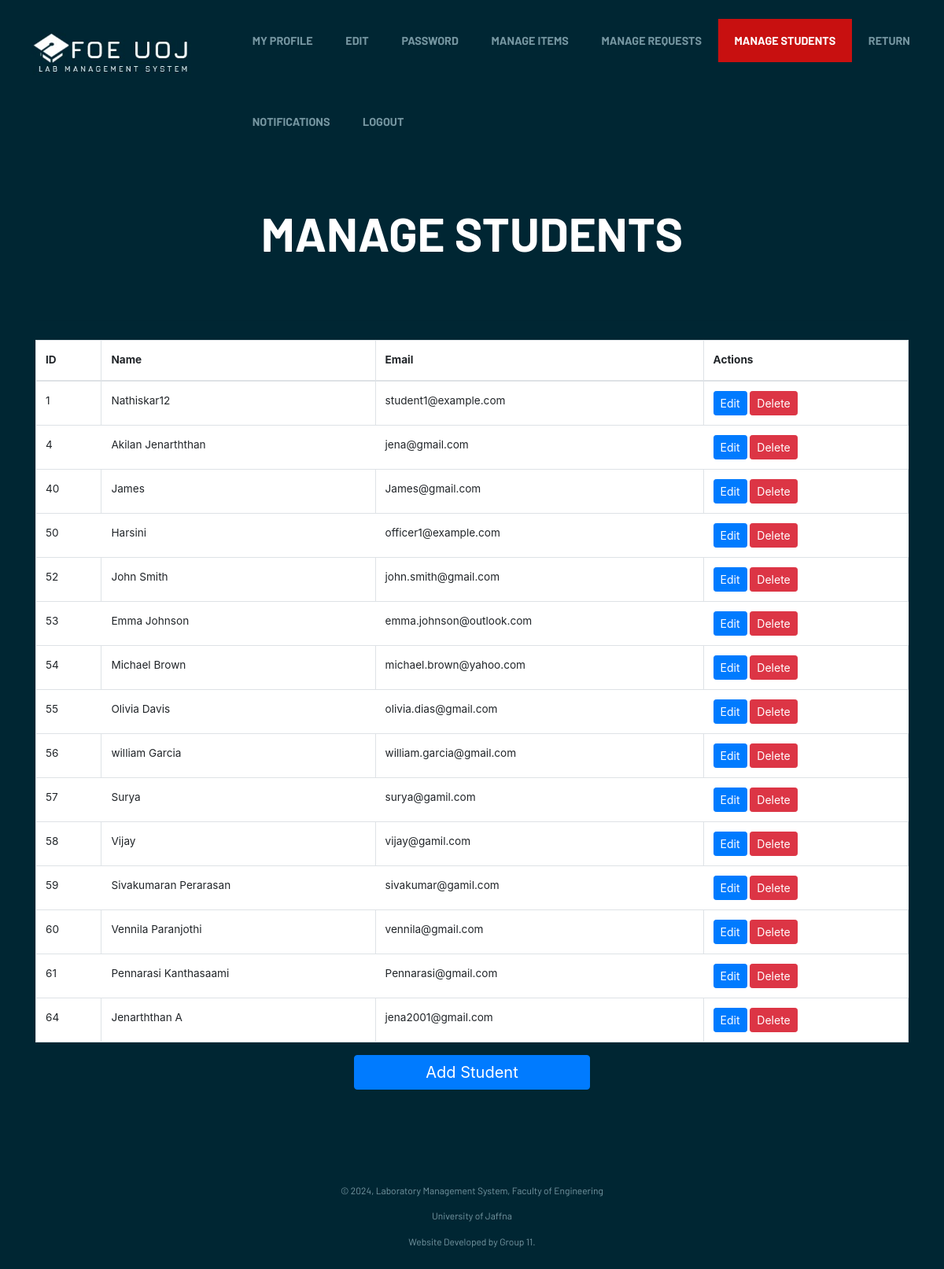
Page /FOE_LMS/tech_officer/manage_students.php (signed in) on the committed database.
### tables this page shows
CREATE TABLE `student` (
  `student_id` int(11) NOT NULL,
  `email` varchar(255) NOT NULL,
  `password` varchar(255) NOT NULL,
  `name` varchar(255) NOT NULL
);

### FOE_LMS/tech_officer/manage_students.php (the view, shortened to what this page needs)
<?php
$connection = mysqli_connect("localhost", "root", "", "lab");
$query = "SELECT * FROM Student";
$result = mysqli_query($connection, $query);
?>
<!DOCTYPE html>
<html lang="en">
<head>
      <link rel="stylesheet" href="../assets/css/components.css">
      <link rel="stylesheet" href="../assets/css/icons.css">
      <link rel="stylesheet" href="../assets/css/responsee.css">
      <link rel="stylesheet" href="../assets/owl-carousel/owl.carousel.css">
      <link rel="stylesheet" href="../assets/owl-carousel/owl.theme.css">
      <link rel="stylesheet" href="../assets/css/template-style.css">
      <link href="https://cdn.jsdelivr.net/npm/bootstrap@5.3.0-alpha1/dist/css/bootstrap.min.css" rel="stylesheet">
      <link href="https://cdnjs.cloudflare.com/ajax/libs/font-awesome/5.15.4/css/all.min.css" rel="stylesheet">
      <link rel="stylesheet" type="text/css" href="https://stackpath.bootstrapcdn.com/bootstrap/4.4.1/css/bootstrap.min.css">
</head>
<body>
<body class="size-1520 primary-color-red background-dark">
      <header class="grid">
        <nav class="s-12 grid background-none background-primary-hightlight">
           <a href="officer_dashboard.php" class="m-12 l-3 padding-2x logo">
           <img src="../assets/img/logo.jpg">
           </a>
           <div class="top-nav s-12 l-9">
              <ul class="top-ul right chevron">
              <li><a href="officer_dashboard.php">My Profile</a></li>
                <li><a href="edit_profile.php">Edit</a></li>
                <li><a href="change_password.php">Password</a></li>
                <li><a href="manage_items.php">Manage Items</a></li>
                <li><a href="manage_requests.php">Manage Requests</a></li>
                <li><a href="manage_students.php">Manage Students</a></li>
                <li><a href="return_items.php">Return</a></li>
                <li><a href="notifications.php">Notifications</a></li>
                <li><a href="#" onclick="confirmLogout()">Logout</a></li>
              </ul>
           </div>
        </nav>
      </header>
      <head>
<div class="container">
<header class="grid">
        	<div class="s-12 padding-2x">
            <h1 class="text-strong text-white text-center center text-size-60 text-uppercase margin-bottom-20">MANAGE STUDENTS</h1>
          </div>
        </header>
<hr>
        <div class="row mt-4">
            <div class="col-md-12">
            <table class="table table-bordered">
                    <thead>
                        <tr>
                            <th>ID</th>
                            <th>Name</th>
                            <th>Email</th>
                            <th>Actions</th>
                        </tr>
                    </thead>
                    <tbody>
                        <?php
                        while ($row = mysqli_fetch_assoc($result)) {
                            echo "<tr>";
                            echo "<td>" . $row['student_id'] . "</td>";
                            echo "<td>" . $row['name'] . "</td>";
                            echo "<td>" . $row['email'] . "</td>";
                            echo "<td>
                                    <a href='#' class='btn btn-primary btn-sm edit-btn text-white' data-id='" . $row['student_id'] . "' data-name='" . $row['name'] . "' data-email='" . $row['email'] . "' data-toggle='modal' data-target='#editModal'>Edit</a>
                                    <a href='manage_students.php?delete=" . $row['student_id'] . "' class='btn btn-danger btn-sm text-white' onclick='confirmDelete(event)'>Delete</a>
                                </td>";
                            echo "</tr>";
                        }
                        ?>
                    </tbody>
                </table>
            </div>
        </div>
    </div>
    <button type="button"  class="s-12 m-9 l-3 center btn btn-primary text-size-20 text-white" data-toggle="modal" data-target="#addModal">
            Add Student
        </button>
<section>
    <br>
    <br>
    <br>
    <br>
    <br>
<div class="s-12 text-center margin-bottom">
             <p class="text-size-12">© 2024, Laboratory Management System, Faculty of Engineering</p>
             <p class="text-size-12">University of Jaffna</p>
             <p class="text-size-12">Website Developed by Group 11.</p>
           </div>
</section>
</body>
</html>

### FOE_LMS/assets/css/responsee.css (style rules this page uses)
* { -webkit-box-sizing:border-box; -moz-box-sizing:border-box; box-sizing:border-box; margin:0; }
body { background:none repeat scroll 0 0 #eeeeee; font-size:16px; font-family:"Open Sans",Arial,sans-serif; color:#444; }
h1,h2,h3,h4,h5,h6 { color:#152732; font-weight: normal; line-height: 1.3; margin:0.5rem 0; }
h1 { font-size:2.7rem; }
a, a:link, a:visited, a:hover, a:active { text-decoration:none; color:#9BB800; transition:color 0.20s linear 0s; -o-transition:color 0.20s linear 0s; -ms-transition:color 0.20s linear 0s; -moz-transition:color 0.20s linear 0s; -webkit-transition:color 0.20s linear 0s; }
p,li,dl,blockquote,table,kbd { font-size: 0.85rem; line-height: 1.6; }
.text-center { text-align:center!important; }
img { border:0; display:block; height:auto; max-width:100%; width:auto; }
table { background:none repeat scroll 0 0 #fff; border:1px solid #f0f0f0; border-collapse:collapse; border-spacing:0; text-align:left; width:100%; }
table tr td, table tr th { padding:0.625rem; }
table tfoot, table thead,table tr:nth-of-type(2n) { background:none repeat scroll 0 0 #f0f0f0; }
th,table tr:nth-of-type(2n) td { border-right:1px solid #fff; }
td { border-right:1px solid #f0f0f0; }
.grid { display:grid; grid-template-columns:repeat(12, 1fr); width:100%; margin:0 auto; }
hr { border: 0; border-top: 1px solid #e5e5e5; clear:both; height:0; margin:2.5rem auto; }
li { padding:0; }
ul,ol { padding-left:1.25rem; }
.size-1520 .line,.size-1520 .grid { max-width:95rem; }
nav { display:block; width:100%; background:#152732; }
.line::after, nav::after, .center::after, .box::after, .margin::after, .margin2x::after, .grid.full::after { clear:both; content: "."; display:block; height:0; line-height:0; overflow:hidden; visibility:hidden; }
.top-nav ul { padding:0; }
.top-nav li { float:left; list-style:none outside none; cursor:pointer; }
.top-nav li a { color:#fff; display:block; font-size:1rem; padding:1.25rem; }
.top-nav .active-item a { background:#2b4c61; }
.aside-nav a,.aside-nav a:link,.aside-nav a:visited,.aside-nav li > ul,.top-nav a,.top-nav a:link,.top-nav a:visited { transition:background 0.20s linear 0s; -o-transition:background 0.20s linear 0s; -ms-transition:background 0.20s linear 0s; -moz-transition:background 0.20s linear 0s; -webkit-transition:background 0.20s linear 0s; }
.margin-bottom { margin-bottom:1.25rem!important; }
.s-1,.s-2,.s-five,.s-3,.s-4,.s-5,.s-6,.s-7,.s-8,.s-9,.s-10,.s-11,.s-12,.m-1,.m-2,.m-five,.m-3,.m-4,.m-5,.m-6,.m-7,.m-8,.m-9,.m-10,.m-11,.m-12,.l-1,.l-2,.l-five,.l-3,.l-4,.l-5,.l-6,.l-7,.l-8,.l-9,.l-10,.l-11,.l-12,.xl-1,.xl-2,.xl-five,.xl-3,.xl-4,.xl-5,.xl-6,.xl-7,.xl-8,.xl-9,.xl-10,.xl-11,.xl-12,.xxl-1,.xxl-2,.xxl-five,.xxl-3,.xxl-4,.xxl-5,.xxl-6,.xxl-7,.xxl-8,.xxl-9,.xxl-10,.xxl-11,.xxl-12 { float:left; position:static; }
.s-12, .grid .s-12.center { width:100% }
.grid .s-12 { grid-column:span 12; }
.m-9, .grid .m-9.center { width:75%; }
.m-12, .grid .m-12.center { width:100% }
.grid .m-12 { grid-column:span 12; }
.l-3, .grid .l-3.center { width:25%; }
.l-9, .grid .l-9.center { width:75%; }
.grid .l-3 { grid-column:span 3; }
.grid .l-9 { grid-column:span 9; }
.right { float:right; }
@media screen and (max-width:1366px) { .size-960,.size-1140,.size-1280,.size-1520 { max-width:1366px; } }
.grid .s-1,.grid .s-2,.grid .s-five,.grid .s-3,.grid .s-4,.grid .s-5,.grid .s-6,.grid .s-7,.grid .s-8,.grid .s-9,.grid .s-10,.grid .s-11,.grid .s-12,.grid .m-1,.grid .m-2,.grid .m-five,.grid .m-3,.grid .m-4,.grid .m-5,.grid .m-6,.grid .m-7,.grid .m-8,.grid .m-9,.grid .m-10,.grid .m-11,.grid .m-12,.grid .l-1,.grid .l-2,.grid .l-five,.grid .l-3,.grid .l-4,.grid .l-5,.grid .l-6,.grid .l-7,.grid .l-8,.grid .l-9,.grid .l-10,.grid .l-11,.grid .l-12,.grid .xl-1,.grid .xl-2,.grid .xl-five,.grid .xl-3,.grid .xl-4,.grid .xl-5,.grid .xl-6,.grid .xl-7,.grid .xl-8,.grid .xl-9,.grid .xl-10,.grid .xl-11,.grid .xl-12,.grid .xxl-1,.grid .xxl-2,.grid .xxl-five,.grid .xxl-3,.grid .xxl-4,.grid .xxl-5,.grid .xxl-6,.grid .xxl-7,.grid .xxl-8,.grid .xxl-9,.grid .xxl-10,.grid .xxl-11,.grid .xxl-12 { float:none; width:auto; }
.center { float:none; margin:0 auto; display:block; }
.grid .center { justify-self:center; margin:auto; grid-column:1 / -1; }
.grid .grid { padding:0; width:100%; }

### rows in the picture
student: student_id "1", name "Nathiskar12", email "student1@example.com"
student: student_id "4", name "Akilan Jenarththan", email "jena@gmail.com"
student: student_id "40", name "James", email "James@gmail.com"
student: student_id "50", name "Harsini", email "officer1@example.com"
student: student_id "52", name "John Smith", email "john.smith@gmail.com"
student: student_id "53", name "Emma Johnson", email "emma.johnson@outlook.com"
student: student_id "54", name "Michael Brown", email "michael.brown@yahoo.com"
student: student_id "55", name "Olivia Davis", email "olivia.dias@gmail.com"
student: student_id "56", name "william Garcia", email "william.garcia@gmail.com"
student: student_id "57", name "Surya", email "surya@gamil.com"
student: student_id "58", name "Vijay", email "vijay@gamil.com"
student: student_id "59", name "Sivakumaran Perarasan", email "sivakumar@gamil.com"
student: student_id "60", name "Vennila Paranjothi", email "vennila@gmail.com"
student: student_id "61", name "Pennarasi Kanthasaami", email "Pennarasi@gmail.com"
student: student_id "64", name "Jenarththan A", email "jena2001@gmail.com"
